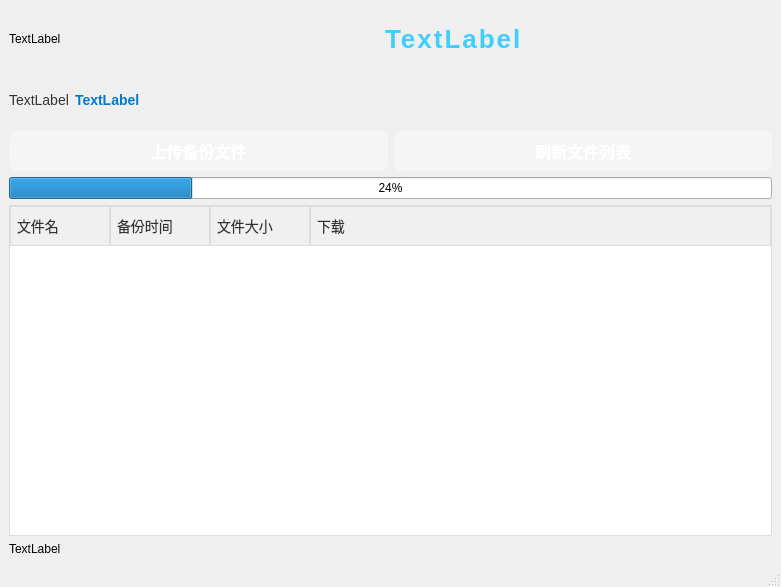
<?xml version="1.0" encoding="UTF-8"?>
<ui version="4.0">
 <class>MainWindow</class>
 <widget class="QMainWindow" name="MainWindow">
  <property name="geometry">
   <rect>
    <x>0</x>
    <y>0</y>
    <width>781</width>
    <height>587</height>
   </rect>
  </property>
  <property name="windowTitle">
   <string>CloudBackup</string>
  </property>
  <property name="styleSheet">
   <string notr="true">QWidget#centralwidget {
    border-image: url(:/images/background.png) 0 0 0 0 stretch stretch;
}

/* 按钮单独写样式，不设置background: transparent */
QPushButton {
    background-color: rgba(255,255,255,100); /* 半透明 */
    border: 1px solid gray;
}
</string>
  </property>
  <widget class="QWidget" name="centralwidget">
   <layout class="QGridLayout" name="gridLayout">
    <item row="2" column="0">
     <widget class="QLabel" name="resultlabel">
      <property name="text">
       <string>TextLabel</string>
      </property>
     </widget>
    </item>
    <item row="0" column="0">
     <layout class="QVBoxLayout" name="verticalLayout" stretch="3,3,2,2,20">
      <item>
       <layout class="QHBoxLayout" name="horizontalLayout" stretch="7,8">
        <item>
         <widget class="QLabel" name="imagelabel">
          <property name="layoutDirection">
           <enum>Qt::LeftToRight</enum>
          </property>
          <property name="text">
           <string>TextLabel</string>
          </property>
         </widget>
        </item>
        <item>
         <widget class="QLabel" name="titlelabel">
          <property name="styleSheet">
           <string notr="true">font-family: '微软雅黑', 'Arial', sans-serif;
font-size: 26px;
font-weight: 700;
color: #3ECFFF;
border-radius: 7px;
padding: 15px 10px;
text-align: center;
letter-spacing: 2px;

box-shadow: 0 2px 8px rgba(0,0,0,0.15);
</string>
          </property>
          <property name="text">
           <string>TextLabel</string>
          </property>
         </widget>
        </item>
       </layout>
      </item>
      <item>
       <layout class="QHBoxLayout" name="horizontalLayout_2" stretch="0,0">
        <item>
         <widget class="QLabel" name="backuptimelabel1">
          <property name="sizePolicy">
           <sizepolicy hsizetype="Fixed" vsizetype="Preferred">
            <horstretch>0</horstretch>
            <verstretch>0</verstretch>
           </sizepolicy>
          </property>
          <property name="styleSheet">
           <string notr="true">font-family: &quot;Microsoft YaHei&quot;;
font-size: 14px;
color: #333333;</string>
          </property>
          <property name="text">
           <string>TextLabel</string>
          </property>
         </widget>
        </item>
        <item>
         <widget class="QLabel" name="backuptimelabel2">
          <property name="styleSheet">
           <string notr="true">font-family: &quot;Microsoft YaHei&quot;;
font-size: 14px;
font-weight: bold;
color: #007ACC;
qproperty-alignment: 'AlignLeft | AlignVCenter';</string>
          </property>
          <property name="text">
           <string>TextLabel</string>
          </property>
         </widget>
        </item>
       </layout>
      </item>
      <item>
       <layout class="QHBoxLayout" name="horizontalLayout_3" stretch="1,1">
        <item>
         <widget class="QPushButton" name="pushButton">
          <property name="sizePolicy">
           <sizepolicy hsizetype="Minimum" vsizetype="Expanding">
            <horstretch>0</horstretch>
            <verstretch>0</verstretch>
           </sizepolicy>
          </property>
          <property name="styleSheet">
           <string notr="true">/* 基本按钮样式 */
QPushButton {
    /* 渐变背景：从亮蓝到深蓝 */
    background: qlineargradient(x1:0, y1:0, x2:0, y2:1,
                                stop:0 #5dade2, stop:1 #2874a6);
    border: none;
    border-radius: 8px;           /* 圆角 */
    color: #ffffff;               /* 字体颜色 */
    font-size: 16px;              /* 字体大小 */
    font-weight: bold;            /* 字体加粗 */
    padding: 8px 20px;            /* 内边距，上下8px，左右20px */
    min-width: 100px;             /* 最小宽度 */
    outline: none;                /* 取消焦点虚线框 */
}

/* 悬停时的效果 */
QPushButton:hover {
    background: qlineargradient(x1:0, y1:0, x2:0, y2:1,
                                stop:0 #85c1e9, stop:1 #2e86c1);
}

/* 按下时的效果 */
QPushButton:pressed {
    background: qlineargradient(x1:0, y1:0, x2:0, y2:1,
                                stop:0 #2471a3, stop:1 #1b4f72);
    padding-left: 22px;  /* 模拟按下偏移 */
    padding-top: 10px;
}

/* 禁用时的效果 */
QPushButton:disabled {
    background: #bbb;
    color: #666;
}

/* 如果想在按钮里显示图标+文字，同时图标在左，文字在右： */
QPushButton {
    qproperty-icon: url(:/images/upload.svg);
    qproperty-iconSize: 24px 24px;
    /* 图标和文字自动有间隔 */
}
</string>
          </property>
          <property name="text">
           <string>上传备份文件</string>
          </property>
         </widget>
        </item>
        <item>
         <widget class="QPushButton" name="flushfilelistbutton">
          <property name="styleSheet">
           <string notr="true">/* 基本按钮样式 */
QPushButton {
    /* 渐变背景：从亮蓝到深蓝 */
    background: qlineargradient(x1:0, y1:0, x2:0, y2:1,
                                stop:0 #5dade2, stop:1 #2874a6);
    border: none;
    border-radius: 8px;           /* 圆角 */
    color: #ffffff;               /* 字体颜色 */
    font-size: 16px;              /* 字体大小 */
    font-weight: bold;            /* 字体加粗 */
    padding: 8px 20px;            /* 内边距，上下8px，左右20px */
    min-width: 100px;             /* 最小宽度 */
    outline: none;                /* 取消焦点虚线框 */
}

/* 悬停时的效果 */
QPushButton:hover {
    background: qlineargradient(x1:0, y1:0, x2:0, y2:1,
                                stop:0 #85c1e9, stop:1 #2e86c1);
}

/* 按下时的效果 */
QPushButton:pressed {
    background: qlineargradient(x1:0, y1:0, x2:0, y2:1,
                                stop:0 #2471a3, stop:1 #1b4f72);
    padding-left: 22px;  /* 模拟按下偏移 */
    padding-top: 10px;
}

/* 禁用时的效果 */
QPushButton:disabled {
    background: #bbb;
    color: #666;
}

/* 如果想在按钮里显示图标+文字，同时图标在左，文字在右： */
QPushButton {
    qproperty-icon: url(:/images/upload.svg);
    qproperty-iconSize: 24px 24px;
    /* 图标和文字自动有间隔 */
}
</string>
          </property>
          <property name="text">
           <string>刷新文件列表</string>
          </property>
         </widget>
        </item>
       </layout>
      </item>
      <item>
       <widget class="QProgressBar" name="progressBar">
        <property name="value">
         <number>24</number>
        </property>
       </widget>
      </item>
      <item>
       <widget class="QTreeWidget" name="backupfilelist">
        <property name="styleSheet">
         <string notr="true">/* 整体表格背景、边框、交替行色 */
QTreeWidget {
    background-color: #FFFFFF;
    border: 1px solid #DDD;
    alternate-background-color: #F9F9F9;
    show-decoration-selected: 1; /* 选中时也显示背景色 */
}

/* 每一行的项 */
QTreeWidget::item {
    padding: 4px;
}

/* 选中行的样式 */
QTreeWidget::item:selected {
    background-color: #CCE4FF;
    color: #000000;
}

/* 表头样式 */
QHeaderView::section {
    background-color: #F0F0F0;
    padding: 6px;
    border: 1px solid #DDD;
    font-family: &quot;Microsoft YaHei&quot;;
    font-size: 14px;
    color: #333333;
}
</string>
        </property>
        <column>
         <property name="text">
          <string>文件名</string>
         </property>
        </column>
        <column>
         <property name="text">
          <string>备份时间</string>
         </property>
        </column>
        <column>
         <property name="text">
          <string>文件大小</string>
         </property>
        </column>
        <column>
         <property name="text">
          <string>下载</string>
         </property>
        </column>
       </widget>
      </item>
     </layout>
    </item>
   </layout>
  </widget>
  <widget class="QMenuBar" name="menubar">
   <property name="geometry">
    <rect>
     <x>0</x>
     <y>0</y>
     <width>781</width>
     <height>23</height>
    </rect>
   </property>
  </widget>
  <widget class="QStatusBar" name="statusbar"/>
 </widget>
 <resources/>
 <connections/>
</ui>
